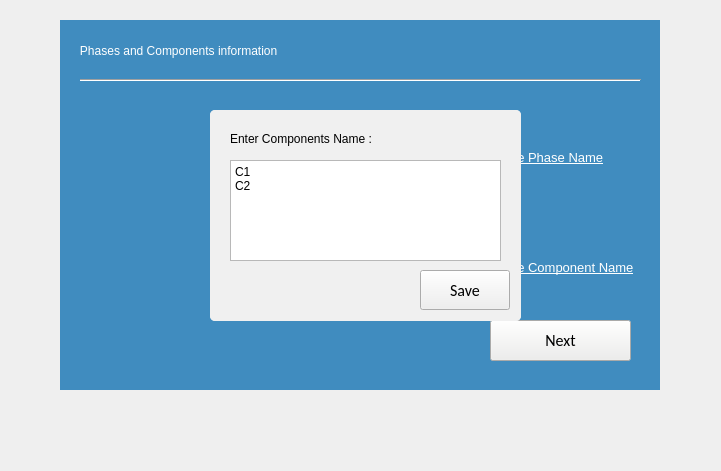
  <widget class="QWidget" name="Second_widget" native="true">
   <property name="geometry">
    <rect>
     <x>260</x>
     <y>130</y>
     <width>721</width>
     <height>471</height>
    </rect>
   </property>
   <property name="styleSheet">
    <string notr="true"/>
   </property>
   <widget class="QFrame" name="frame_3">
    <property name="geometry">
     <rect>
      <x>60</x>
      <y>20</y>
      <width>600</width>
      <height>370</height>
     </rect>
    </property>
    <property name="styleSheet">
     <string notr="true">#frame_3{
border: none;
background-color: rgb(64, 140, 191);

}</string>
    </property>
    <property name="frameShape">
     <enum>QFrame::StyledPanel</enum>
    </property>
    <property name="frameShadow">
     <enum>QFrame::Raised</enum>
    </property>
    <widget class="QLabel" name="dim_label_10">
     <property name="geometry">
      <rect>
       <x>150</x>
       <y>90</y>
       <width>211</width>
       <height>31</height>
      </rect>
     </property>
     <property name="font">
      <font>
       <family>Ubuntu</family>
       <pointsize>11</pointsize>
       <weight>75</weight>
       <bold>true</bold>
      </font>
     </property>
     <property name="styleSheet">
      <string notr="true">color : #fff;</string>
     </property>
     <property name="text">
      <string>NUMBER OF PHASES          :</string>
     </property>
    </widget>
    <widget class="QSpinBox" name="noP">
     <property name="geometry">
      <rect>
       <x>370</x>
       <y>90</y>
       <width>41</width>
       <height>31</height>
      </rect>
     </property>
     <property name="minimum">
      <number>1</number>
     </property>
     <property name="value">
      <number>1</number>
     </property>
    </widget>
    <widget class="QLabel" name="dim_label_11">
     <property name="geometry">
      <rect>
       <x>150</x>
       <y>190</y>
       <width>211</width>
       <height>31</height>
      </rect>
     </property>
     <property name="font">
      <font>
       <family>Ubuntu</family>
       <pointsize>11</pointsize>
       <weight>75</weight>
       <bold>true</bold>
      </font>
     </property>
     <property name="styleSheet">
      <string notr="true">color : #fff;</string>
     </property>
     <property name="text">
      <string>NUMBER OF COMPONENT :</string>
     </property>
    </widget>
    <widget class="QSpinBox" name="noC">
     <property name="geometry">
      <rect>
       <x>370</x>
       <y>190</y>
       <width>41</width>
       <height>31</height>
      </rect>
     </property>
     <property name="minimum">
      <number>1</number>
     </property>
     <property name="value">
      <number>2</number>
     </property>
    </widget>
    <widget class="QPushButton" name="next2">
     <property name="geometry">
      <rect>
       <x>430</x>
       <y>300</y>
       <width>141</width>
       <height>41</height>
      </rect>
     </property>
     <property name="font">
      <font>
       <family>Calibri</family>
       <pointsize>12</pointsize>
      </font>
     </property>
     <property name="styleSheet">
      <string notr="true">background-color: rgb(238, 238, 236);</string>
     </property>
     <property name="text">
      <string>Next</string>
     </property>
    </widget>
    <widget class="QLabel" name="error3">
     <property name="geometry">
      <rect>
       <x>140</x>
       <y>305</y>
       <width>281</width>
       <height>31</height>
      </rect>
     </property>
     <property name="styleSheet">
      <string notr="true">
color: rgb(0, 0, 0);
font: 12pt &quot;Calibri&quot;;</string>
     </property>
     <property name="text">
      <string/>
     </property>
    </widget>
    <widget class="QCommandLinkButton" name="phasebtn">
     <property name="geometry">
      <rect>
       <x>390</x>
       <y>120</y>
       <width>171</width>
       <height>41</height>
      </rect>
     </property>
     <property name="font">
      <font>
       <family>Segoe UI</family>
       <pointsize>10</pointsize>
       <weight>50</weight>
       <italic>false</italic>
       <bold>false</bold>
       <underline>true</underline>
      </font>
     </property>
     <property name="cursor">
      <cursorShape>PointingHandCursor</cursorShape>
     </property>
     <property name="styleSheet">
      <string notr="true">#phasebtn {
text-decoration: underline;
color: rgb(255, 255, 255);
}

#phasebtn::hover{
background : none;
border : none;
}</string>
     </property>
     <property name="text">
      <string>Change Phase Name</string>
     </property>
    </widget>
    <widget class="QCommandLinkButton" name="componentbtn">
     <property name="geometry">
      <rect>
       <x>390</x>
       <y>230</y>
       <width>211</width>
       <height>41</height>
      </rect>
     </property>
     <property name="font">
      <font>
       <family>Segoe UI</family>
       <pointsize>10</pointsize>
       <weight>50</weight>
       <italic>false</italic>
       <bold>false</bold>
       <underline>true</underline>
      </font>
     </property>
     <property name="cursor">
      <cursorShape>PointingHandCursor</cursorShape>
     </property>
     <property name="styleSheet">
      <string notr="true">#componentbtn {
text-decoration: underline;
color: rgb(255, 255, 255);
}

#componentbtn::hover{
background : none;
border : none;
}</string>
     </property>
     <property name="text">
      <string>Change Component Name</string>
     </property>
    </widget>
    <widget class="QWidget" name="pwidget_2" native="true">
     <property name="geometry">
      <rect>
       <x>150</x>
       <y>90</y>
       <width>311</width>
       <height>211</height>
      </rect>
     </property>
     <property name="styleSheet">
      <string notr="true">#pwidget_2{
background-color: rgb(240, 240, 240);
border-radius : 5px;
border: 2px black;
}</string>
     </property>
     <widget class="QPushButton" name="comsavebtn">
      <property name="geometry">
       <rect>
        <x>210</x>
        <y>160</y>
        <width>90</width>
        <height>40</height>
       </rect>
      </property>
      <property name="font">
       <font>
        <family>Calibri</family>
        <pointsize>12</pointsize>
        <weight>50</weight>
        <bold>false</bold>
       </font>
      </property>
      <property name="text">
       <string>Save</string>
      </property>
     </widget>
     <widget class="QLabel" name="label_12">
      <property name="geometry">
       <rect>
        <x>20</x>
        <y>20</y>
        <width>181</width>
        <height>17</height>
       </rect>
      </property>
      <property name="styleSheet">
       <string notr="true">font: 12pt &quot;Ubuntu&quot;;</string>
      </property>
      <property name="text">
       <string>Enter Components Name :</string>
      </property>
     </widget>
     <widget class="QPlainTextEdit" name="ctext">
      <property name="geometry">
       <rect>
        <x>20</x>
        <y>50</y>
        <width>271</width>
        <height>101</height>
       </rect>
      </property>
      <property name="plainText">
       <string>C1
C2</string>
      </property>
     </widget>
     <widget class="QLabel" name="cerror">
      <property name="geometry">
       <rect>
        <x>20</x>
        <y>160</y>
        <width>171</width>
        <height>31</height>
       </rect>
      </property>
      <property name="font">
       <font>
        <family>Ubuntu</family>
        <pointsize>12</pointsize>
       </font>
      </property>
      <property name="text">
       <string/>
      </property>
     </widget>
    </widget>
    <widget class="QWidget" name="pwidget" native="true">
     <property name="geometry">
      <rect>
       <x>150</x>
       <y>90</y>
       <width>311</width>
       <height>211</height>
      </rect>
     </property>
     <property name="styleSheet">
      <string notr="true">#pwidget{
background-color: rgb(240, 240, 240);
border-radius : 5px;
border: 2px black;
}</string>
     </property>
     <widget class="QPushButton" name="phasesavebtn">
      <property name="geometry">
       <rect>
        <x>210</x>
        <y>160</y>
        <width>90</width>
        <height>40</height>
       </rect>
      </property>
      <property name="font">
       <font>
        <family>Calibri</family>
        <pointsize>12</pointsize>
        <weight>50</weight>
        <bold>false</bold>
       </font>
      </property>
      <property name="text">
       <string>Save</string>
      </property>
     </widget>
     <widget class="QLabel" name="label_10">
      <property name="geometry">
       <rect>
        <x>20</x>
        <y>20</y>
        <width>181</width>
        <height>17</height>
       </rect>
      </property>
      <property name="styleSheet">
       <string notr="true">font: 12pt &quot;Ubuntu&quot;;</string>
      </property>
      <property name="text">
       <string>Enter Phase Name :</string>
      </property>
     </widget>
     <widget class="QPlainTextEdit" name="ptext">
      <property name="geometry">
       <rect>
        <x>20</x>
        <y>50</y>
        <width>271</width>
        <height>101</height>
       </rect>
      </property>
      <property name="plainText">
       <string>alpha</string>
      </property>
     </widget>
     <widget class="QLabel" name="perror">
      <property name="geometry">
       <rect>
        <x>20</x>
        <y>160</y>
        <width>171</width>
        <height>31</height>
       </rect>
      </property>
      <property name="font">
       <font>
        <family>Ubuntu</family>
        <pointsize>12</pointsize>
       </font>
      </property>
      <property name="text">
       <string/>
      </property>
     </widget>
    </widget>
    <widget class="QLabel" name="label_5">
     <property name="geometry">
      <rect>
       <x>420</x>
       <y>95</y>
       <width>20</width>
       <height>20</height>
      </rect>
     </property>
     <property name="font">
      <font>
       <family>Segoe UI Symbol</family>
       <pointsize>11</pointsize>
       <weight>75</weight>
       <italic>false</italic>
       <bold>true</bold>
      </font>
     </property>
     <property name="toolTip">
      <string>&lt;html&gt;&lt;head/&gt;&lt;body&gt;&lt;p&gt;It corresponds to the number of phases in the domain&lt;/p&gt;&lt;/body&gt;&lt;/html&gt;</string>
     </property>
     <property name="styleSheet">
      <string notr="true">background-color: rgb(225, 225, 225);
color:rgb(0, 0, 0);
border-radius : 10px; 
border : 1px solid rgb(225, 225, 225);</string>
     </property>
     <property name="text">
      <string>?</string>
     </property>
    </widget>
    <widget class="QLabel" name="label_6">
     <property name="geometry">
      <rect>
       <x>420</x>
       <y>195</y>
       <width>20</width>
       <height>20</height>
      </rect>
     </property>
     <property name="font">
      <font>
       <family>Segoe UI Symbol</family>
       <pointsize>11</pointsize>
       <weight>75</weight>
       <italic>false</italic>
       <bold>true</bold>
      </font>
     </property>
     <property name="toolTip">
      <string>&lt;html&gt;&lt;head/&gt;&lt;body&gt;&lt;p&gt;It corresponds to the number of components(2, for binary, 3 for ternary etc.)&lt;/p&gt;&lt;/body&gt;&lt;/html&gt;</string>
     </property>
     <property name="styleSheet">
      <string notr="true">background-color: rgb(225, 225, 225);
color:rgb(0, 0, 0);
border-radius : 10px; 
border : 1px solid rgb(225, 225, 225);</string>
     </property>
     <property name="text">
      <string>?</string>
     </property>
    </widget>
    <widget class="QLabel" name="label_11">
     <property name="geometry">
      <rect>
       <x>10</x>
       <y>10</y>
       <width>401</width>
       <height>41</height>
      </rect>
     </property>
     <property name="styleSheet">
      <string notr="true">font: 14pt &quot;Ubuntu&quot;;
color: #fff;</string>
     </property>
     <property name="text">
      <string>   Phases and Components information</string>
     </property>
    </widget>
    <widget class="Line" name="hrLine3">
     <property name="geometry">
      <rect>
       <x>20</x>
       <y>50</y>
       <width>561</width>
       <height>21</height>
      </rect>
     </property>
     <property name="styleSheet">
      <string notr="true">color: rgb(186, 189, 182);
</string>
     </property>
     <property name="orientation">
      <enum>Qt::Horizontal</enum>
     </property>
    </widget>
    <zorder>dim_label_10</zorder>
    <zorder>noP</zorder>
    <zorder>dim_label_11</zorder>
    <zorder>noC</zorder>
    <zorder>next2</zorder>
    <zorder>error3</zorder>
    <zorder>phasebtn</zorder>
    <zorder>componentbtn</zorder>
    <zorder>label_5</zorder>
    <zorder>label_6</zorder>
    <zorder>label_11</zorder>
    <zorder>hrLine3</zorder>
    <zorder>pwidget</zorder>
    <zorder>pwidget_2</zorder>
   </widget>
  </widget>
